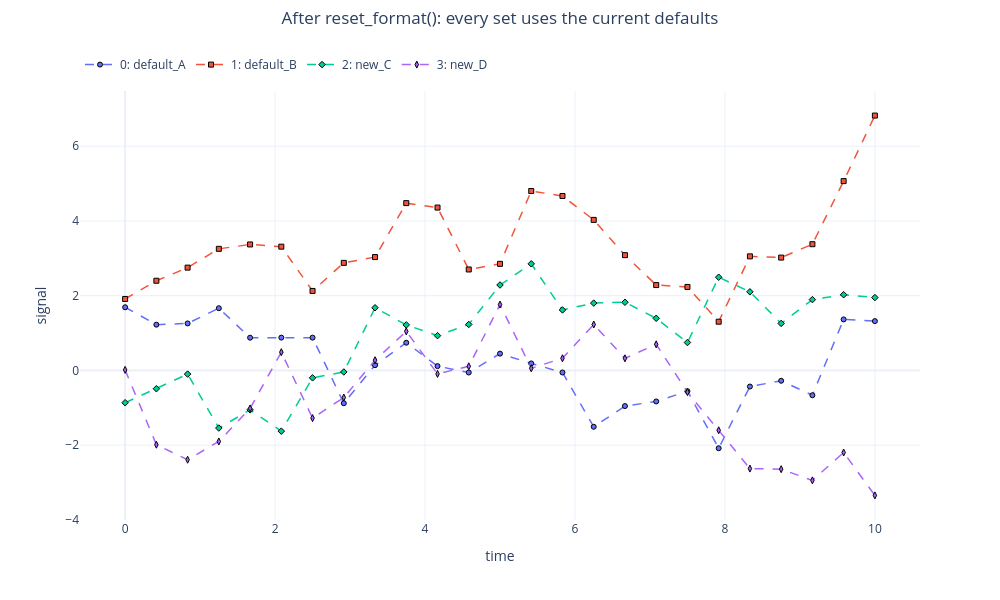

Notebook source saved alongside this figure:
### Markdown cell above
---
## 3. Apply new defaults to existing datasets with `reset_format()`

Already-loaded datasets keep their look until you re-style them. `reset_format()`
resets datasets to the **current** defaults (not the built-ins) — so it pushes the
new defaults onto the older sets too.

### Code cell
nb.reset_format(vars=False, lines=False, highlights=False, scale=False, fonts=False)
print('set A after reset_format() -> current defaults:', style_of(nb.sets[0]))
nb.plot(x='time', y='signal',
        suptitle='After reset_format(): every set uses the current defaults',
        figsize=(10, 6))

### Figure 1 — Plotly figure (JSON) as saved in the notebook; plotly's stock layout.template omitted (floating-point values rounded to 4 significant figures)
{"data": [{"hovertemplate": "<b><u>Set: 0</u></b><br><b>default_A</b><br>time: %{x:.2f}<br>signal: %{y:.2f}<extra></extra>", "legendgroup": "group_0", "line": {"color": "#636EFA", "dash": "dash", "width": 1.5}, "marker": {"color": "#636EFA", "line": {"color": "black", "width": 1}, "opacity": 1, "size": 5, "symbol": "circle"}, "mode": "lines+markers", "name": "0: default_A", "showlegend": true, "type": "scatter", "x": [0.0, 0.4167, 0.8333, 1.25, 1.667, 2.083, 2.5, 2.917, 3.333, 3.75, 4.167, 4.583, 5.0, 5.417, 5.833, 6.25, 6.667, 7.083, 7.5, 7.917, 8.333, 8.75, 9.167, 9.583, 10.0], "xaxis": "x", "y": [1.691, 1.225, 1.257, 1.665, 0.876, 0.8781, 0.8772, -0.8775, 0.1401, 0.7406, 0.1152, -0.05637, 0.4489, 0.1876, -0.05517, -1.508, -0.9538, -0.83, -0.5555, -2.082, -0.4313, -0.277, -0.6641, 1.365, 1.32], "yaxis": "y"}, {"hovertemplate": "<b><u>Set: 1</u></b><br><b>default_B</b><br>time: %{x:.2f}<br>signal: %{y:.2f}<extra></extra>", "legendgroup": "group_1", "line": {"color": "#EF553B", "dash": "dash", "width": 1.5}, "marker": {"color": "#EF553B", "line": {"color": "black", "width": 1}, "opacity": 1, "size": 5, "symbol": "square"}, "mode": "lines+markers", "name": "1: default_B", "showlegend": true, "type": "scatter", "x": [0.0, 0.4167, 0.8333, 1.25, 1.667, 2.083, 2.5, 2.917, 3.333, 3.75, 4.167, 4.583, 5.0, 5.417, 5.833, 6.25, 6.667, 7.083, 7.5, 7.917, 8.333, 8.75, 9.167, 9.583, 10.0], "xaxis": "x", "y": [1.912, 2.399, 2.751, 3.253, 3.371, 3.311, 2.127, 2.878, 3.033, 4.476, 4.358, 2.701, 2.852, 4.801, 4.668, 4.028, 3.084, 2.284, 2.234, 1.304, 3.052, 3.019, 3.378, 5.066, 6.819], "yaxis": "y"}, {"hovertemplate": "<b><u>Set: 2</u></b><br><b>new_C</b><br>time: %{x:.2f}<br>signal: %{y:.2f}<extra></extra>", "legendgroup": "group_2", "line": {"color": "#00CC96", "dash": "dash", "width": 1.5}, "marker": {"color": "#00CC96", "line": {"color": "black", "width": 1}, "opacity": 1, "size": 5, "symbol": "diamond"}, "mode": "lines+markers", "name": "2: new_C", "showlegend": true, "type": "scatter", "x": [0.0, 0.4167, 0.8333, 1.25, 1.667, 2.083, 2.5, 2.917, 3.333, 3.75, 4.167, 4.583, 5.0, 5.417, 5.833, 6.25, 6.667, 7.083, 7.5, 7.917, 8.333, 8.75, 9.167, 9.583, 10.0], "xaxis": "x", "y": [-0.8645, -0.4901, -0.09857, -1.542, -1.055, -1.625, -0.1981, -0.04127, 1.676, 1.218, 0.9304, 1.23, 2.286, 2.852, 1.618, 1.801, 1.824, 1.395, 0.7464, 2.494, 2.104, 1.258, 1.895, 2.025, 1.95], "yaxis": "y"}, {"hovertemplate": "<b><u>Set: 3</u></b><br><b>new_D</b><br>time: %{x:.2f}<br>signal: %{y:.2f}<extra></extra>", "legendgroup": "group_3", "line": {"color": "#AB63FA", "dash": "dash", "width": 1.5}, "marker": {"color": "#AB63FA", "line": {"color": "black", "width": 1}, "opacity": 1, "size": 5, "symbol": "diamond-tall"}, "mode": "lines+markers", "name": "3: new_D", "showlegend": true, "type": "scatter", "x": [0.0, 0.4167, 0.8333, 1.25, 1.667, 2.083, 2.5, 2.917, 3.333, 3.75, 4.167, 4.583, 5.0, 5.417, 5.833, 6.25, 6.667, 7.083, 7.5, 7.917, 8.333, 8.75, 9.167, 9.583, 10.0], "xaxis": "x", "y": [0.01449, -1.987, -2.39, -1.901, -1.017, 0.4889, -1.276, -0.7253, 0.2727, 1.045, -0.09278, 0.1107, 1.762, 0.0568, 0.3248, 1.229, 0.3238, 0.6985, -0.5808, -1.601, -2.627, -2.643, -2.942, -2.196, -3.345], "yaxis": "y"}], "layout": {"height": 600, "legend": {"orientation": "h", "x": 0, "xanchor": "left", "y": 0.9165, "yanchor": "top", "yref": "container"}, "margin": {"r": 80, "t": 88.1}, "showlegend": true, "title": {"text": "After reset_format(): every set uses the current defaults", "x": 0.5, "xanchor": "center", "y": 0.98, "yanchor": "top", "yref": "container"}, "width": 1000, "xaxis": {"anchor": "y", "domain": [0, 1], "title": {"standoff": 15, "text": "time"}}, "yaxis": {"anchor": "x", "domain": [0, 1], "title": {"standoff": 15, "text": "signal"}}}}
